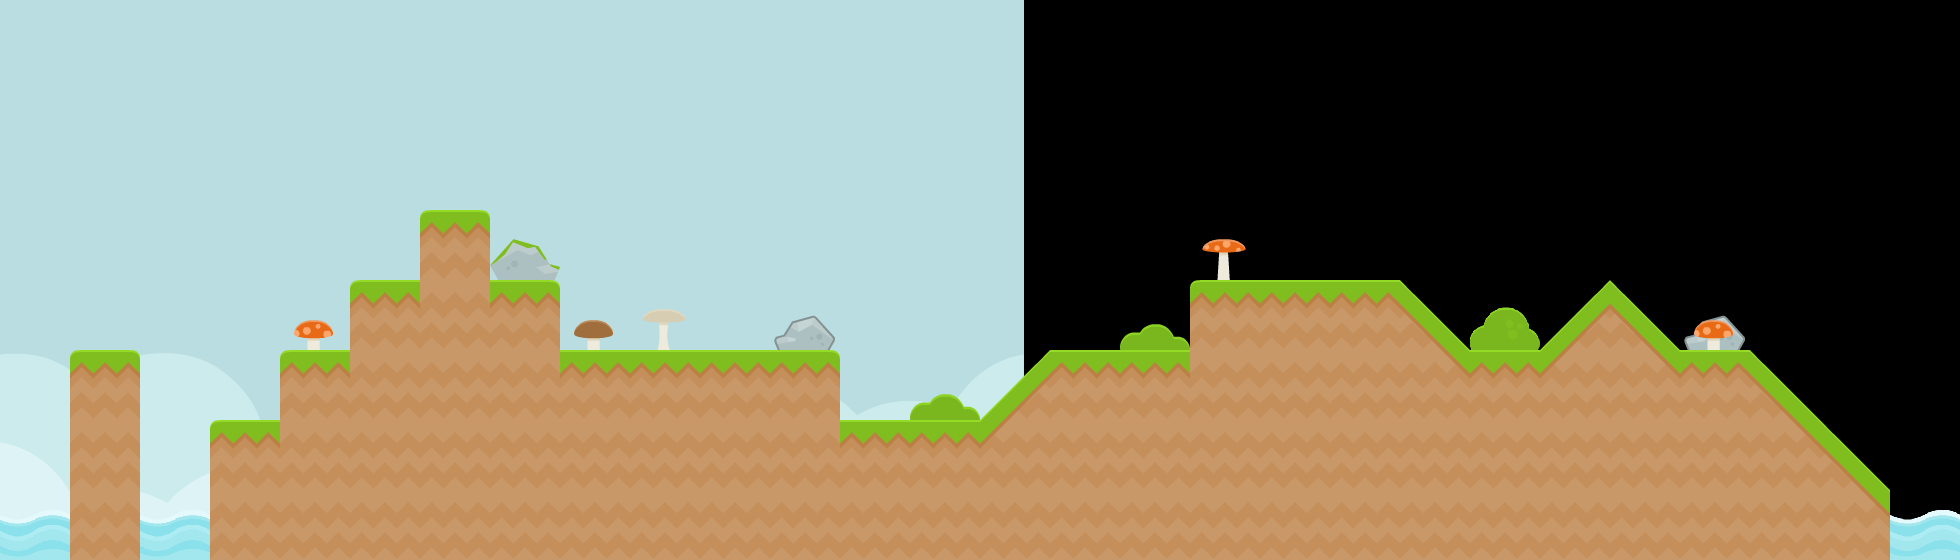

Rendered tile map (Tiled .tmx) drawn with the repository's tilesets; below, a short description and the map source with its tile grids summarised:
An orthogonal 28x8 tile map with 70x70 px tiles, 3 tile layers (tiles_background, tiles_terrain, tiles_foreground), 2 image layers and 17 objects (8x GRASS, 5x clickable, start, target, effect_clouds, ...).

<map version="1.0" orientation="orthogonal" renderorder="right-down" width="28" height="8" tilewidth="70" tileheight="70" nextobjectid="51">
 <properties>
  <property name="blocks" value="metal_1x2_triangle_left,metal_1x2" />
  <property name="music" value="frantic_level" />
 </properties>
 <tileset firstgid="1" name="tiles" tilewidth="70" tileheight="70" spacing="4" margin="2" tilecount="117">
  <image source="../../graphics/tiles.png" width="962" height="666" />
  <tile id="114">
   <animation>
    <frame tileid="114" duration="100" />
    <frame tileid="115" duration="100" />
    <frame tileid="116" duration="100" />
    <frame tileid="115" duration="100" />
   </animation>
  </tile>
 </tileset>
 <imagelayer name="background_b" x="1024" y="-250">
  <image source="../../graphics/backgrounds/blue_grass.png" />
 </imagelayer>
 <imagelayer name="background_a" y="-250">
  <image source="../../graphics/backgrounds/blue_grass.png" />
 </imagelayer>
 <layer name="tiles_background" width="30" height="8">
  <data>[240 cells, 9 non-empty, 5 distinct tile ids]</data>
 </layer>
 <layer name="tiles_terrain" width="30" height="8">
  <data>[240 cells, 81 non-empty, 9 distinct tile ids]</data>
 </layer>
 <layer name="tiles_foreground" width="30" height="8">
  <data>[240 cells, 5 non-empty, 4 distinct tile ids]</data>
 </layer>
 <objectgroup name="terrain">
  <object id="36" type="GRASS" x="70" y="350">
   <polygon points="0,0 70,0 70,210 0,210" />
  </object>
  <object id="37" type="GRASS" x="210" y="420">
   <polygon points="0,0 1610,0 1680,70 1680,140 0,140" />
  </object>
  <object id="38" type="GRASS" x="280" y="350">
   <polygon points="0,0 560,0 560,70 0,70" />
  </object>
  <object id="39" type="GRASS" x="350" y="280">
   <polygon points="0,0 210,0 210,70 0,70" />
  </object>
  <object id="40" type="GRASS" x="420" y="210">
   <polygon points="0,0 70,0 70,70 0,70" />
  </object>
  <object id="42" type="GRASS" x="1190" y="280">
   <polygon points="0,0 210,0 280,70 0,70" />
  </object>
  <object id="43" type="GRASS" x="1540" y="350">
   <polygon points="0,0 70,-70 140,0" />
  </object>
  <object id="45" type="GRASS" x="980" y="420">
   <polygon points="0,0 70,-70 770,-70 840,0" />
  </object>
 </objectgroup>
 <objectgroup name="entities">
  <object id="4" name="start" type="start" x="700" y="280" width="70" height="70" />
  <object id="5" name="target" type="target" x="1330" y="210" width="70" height="70" />
  <object id="46" type="clickable" x="577.5" y="315" width="35" height="35">
   <properties>
    <property name="effect" value="mushroom_brown" />
   </properties>
  </object>
  <object id="47" type="clickable" x="1697.5" y="315" width="35" height="35">
   <properties>
    <property name="effect" value="mushroom_red" />
   </properties>
  </object>
  <object id="48" type="clickable" x="1207.5" y="227.5" width="35" height="35">
   <properties>
    <property name="effect" value="mushroom_red" />
   </properties>
  </object>
  <object id="49" type="clickable" x="297.5" y="315" width="35" height="35">
   <properties>
    <property name="effect" value="mushroom_red" />
   </properties>
  </object>
  <object id="50" type="clickable" x="647.5" y="297.5" width="35" height="35">
   <properties>
    <property name="effect" value="mushroom_white" />
   </properties>
  </object>
 </objectgroup>
 <objectgroup name="background_effects">
  <object id="11" type="effect_clouds" x="0" y="0" width="1960" height="140" />
 </objectgroup>
 <objectgroup name="foreground_effects">
  <object id="10" type="effect_leafs" x="1482" y="335" width="38" height="13" />
 </objectgroup>
 <objectgroup name="npc" />
</map>